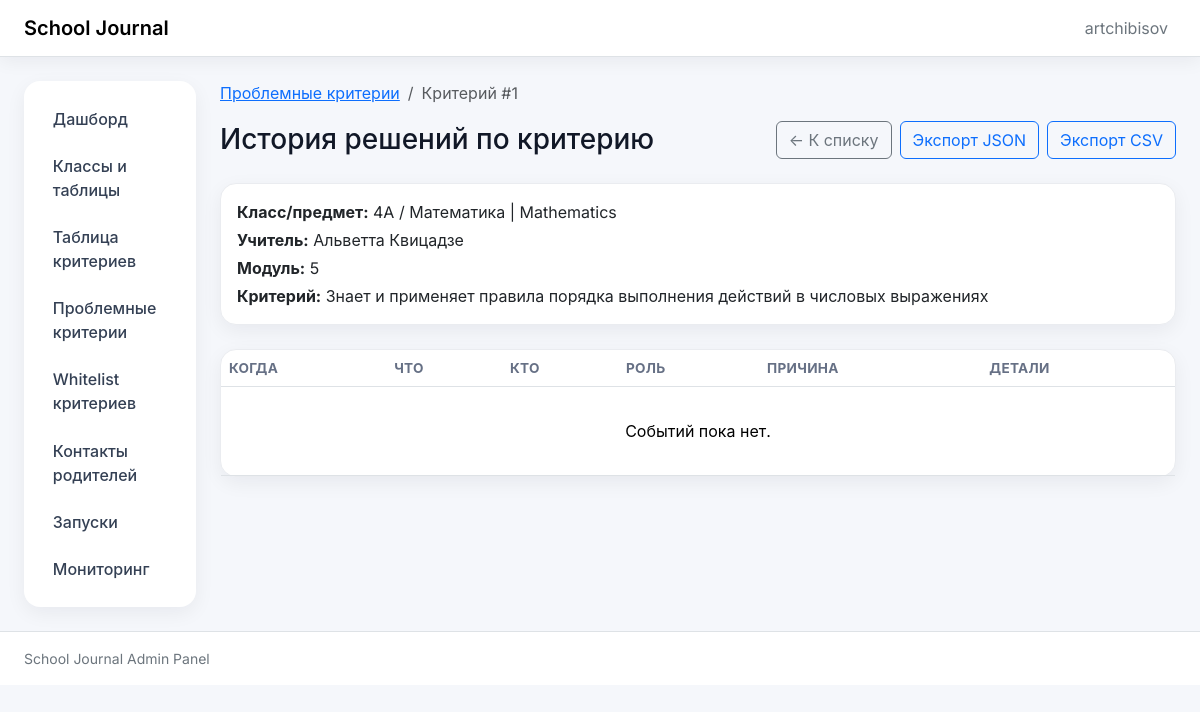
/criteria/1/ (signed in), run on the app's committed database.
### pipeline/models.py (models this page shows, shortened)
class CriterionEntry(models.Model):
    class ValidationStatus(models.TextChoices):
        PENDING = "pending", "Pending"
        VALID = "valid", "Valid"
        INVALID = "invalid", "Invalid"
        OVERRIDE = "override", "Override"
        OVERRIDDEN_VALID = "overridden_valid", "Overridden valid"
        RECHECK = "recheck", "Recheck"
    class_code = models.CharField(max_length=64)
    subject_name = models.CharField(max_length=255)
    teacher_name = models.CharField(max_length=255)
    module_number = models.PositiveIntegerField()
    criterion_text = models.TextField()
    criterion_text_ai = models.TextField(blank=True, default="")
    validation_status = models.CharField(
        max_length=16,
        choices=ValidationStatus.choices,
        default=ValidationStatus.PENDING,
    )
    ai_verdict = models.CharField(max_length=32, blank=True, default="")
    ai_why = models.TextField(blank=True, default="")
    ai_fix_suggestion = models.TextField(blank=True, default="")
    ai_variants_json = models.JSONField(blank=True, default=list)
    needs_recheck = models.BooleanField(default=False)
    last_checked_at = models.DateTimeField(null=True, blank=True)
    source_sheet_name = models.CharField(max_length=255)
    source_workbook = models.CharField(max_length=500)
    created_at = models.DateTimeField(auto_now_add=True)
    updated_at = models.DateTimeField(auto_now=True)
    class Meta:
        constraints = [
            models.UniqueConstraint(
                fields=["class_code", "subject_name", "module_number", "criterion_text"],
                name="uq_criterionentry_class_subject_module_criterion",
            )
        ]
        indexes = [
            models.Index(fields=["class_code", "subject_name"]),
            models.Index(fields=["module_number"]),
            models.Index(fields=["validation_status"]),
        ]
        ordering = ["class_code", "subject_name", "module_number", "criterion_text"]

### pipeline/views.py (the view, shortened to what this page needs)
# urls.py: path("criteria/<int:pk>/", criterion_detail, name="criterion_detail"),
@login_required
@permission_required_403("pipeline.view_criterionentry", message="Доступ запрещён: нет прав на просмотр критерия.")
def criterion_detail(request, pk):
    criterion = get_object_or_404(CriterionEntry, pk=pk)
    events = criterion.review_events.all().order_by("created_at", "id")
    export_format = _parse_non_empty(request.GET.get("export"))
    return render(
        request,
        "pipeline/criterion_detail.html",
        {"criterion": criterion, "events": events, "can_override": _is_admin_role(request.user)},
    )

### admin_panel/authz.py (called while the page is built)
def permission_required_403(perm: str, *, message: str | None = None) -> Callable:
    deny_message = message or "Доступ запрещён: недостаточно прав для выполнения действия."
    def decorator(view_func: Callable) -> Callable:
        @wraps(view_func)
        def _wrapped(request: HttpRequest, *args, **kwargs) -> HttpResponse:
            if request.user.has_perm(perm):
                return view_func(request, *args, **kwargs)
            messages.error(request, deny_message)
            return HttpResponseForbidden(deny_message)
        return _wrapped
    return decorator

### pipeline/views.py (called while the page is built)
def _parse_non_empty(value: str | None) -> str | None:
    if value is None:
        return None
    trimmed = value.strip()
    return trimmed or None

def _is_admin_role(user) -> bool:
    return bool(user.is_superuser or user.groups.filter(name="admin").exists())

### pipeline/templates/pipeline/criterion_detail.html (shortened to what this page needs)
{% extends "base.html" %}
{% block page_heading %}История решений по критерию{% endblock %}
{% block breadcrumbs %}
  <nav aria-label="breadcrumb" class="mb-3">
    <ol class="breadcrumb mb-0">
      <li class="breadcrumb-item"><a href="{% url 'pipeline:criteria_failures' %}">Проблемные критерии</a></li>
      <li class="breadcrumb-item active" aria-current="page">Критерий #{{ criterion.id }}</li>
    </ol>
  </nav>
{% endblock %}
{% block page_actions %}
  <a class="btn btn-outline-secondary" href="{% url 'pipeline:criteria_failures' %}">← К списку</a>
  <a class="btn btn-outline-primary" href="?export=json">Экспорт JSON</a>
  <a class="btn btn-outline-primary" href="?export=csv">Экспорт CSV</a>
{% endblock %}
{% block content %}
  <section class="card mb-4">
    <div class="card-body">
      <p class="mb-1"><strong>Класс/предмет:</strong> {{ criterion.class_code }} / {{ criterion.subject_name }}</p>
      <p class="mb-1"><strong>Учитель:</strong> {{ criterion.teacher_name }}</p>
      <p class="mb-1"><strong>Модуль:</strong> {{ criterion.module_number }}</p>
      <p class="mb-0"><strong>Критерий:</strong> {{ criterion.criterion_text }}</p>
    </div>
  </section>
  <section class="card">
    <div class="card-body p-0">
      <div class="table-responsive">
        <table class="table table-hover align-middle mb-0">
          <thead>
            <tr>
              <th>Когда</th>
              <th>Что</th>
              <th>Кто</th>
              <th>Роль</th>
              <th>Причина</th>
              <th>Детали</th>
            </tr>
          </thead>
          <tbody>
            {% for event in events %}
              <tr>
                <td>{{ event.created_at }}</td>
                <td>{{ event.event_type }}</td>
                <td>{{ event.actor_name|default:"—" }}</td>
                <td>{{ event.actor_role|default:"—" }}</td>
                <td>{{ event.reason|default:"—" }}</td>
                <td><pre class="mb-0">{{ event.payload_json }}</pre></td>
              </tr>
            {% empty %}
              <tr><td class="table-empty" colspan="6">Событий пока нет.</td></tr>
            {% endfor %}
          </tbody>
        </table>
      </div>
    </div>
  </section>
{% endblock %}

### webapp/templates/base.html (shortened to what this page needs)
{% load static %}
<!doctype html>
<html lang="ru">
<head>
  <link href="https://cdn.jsdelivr.net/npm/bootstrap@5.3.3/dist/css/bootstrap.min.css" rel="stylesheet">
  <link rel="stylesheet" href="{% static 'webapp/ui.css' %}">
</head>
<body>
<nav class="navbar navbar-expand-lg border-bottom bg-white sticky-top soft-shadow-sm">
    <div class="container-fluid px-3 px-lg-4">
      <a class="navbar-brand fw-semibold" href="{% url 'dashboard' %}">School Journal</a>
      <div class="collapse navbar-collapse" id="mainNav">
        <ul class="navbar-nav ms-auto align-items-lg-center gap-lg-2">
          {% if request.user.is_authenticated %}
            <li class="nav-item"><span class="nav-link text-secondary">{{ request.user.username }}</span></li>
          {% endif %}
        </ul>
      </div>
         </div>
  </nav>
<div class="container-fluid py-4 px-3 px-lg-4">
    <div class="row g-4">
      <aside class="col-12 col-lg-3 col-xl-2">
        <div class="card border-0 soft-shadow-sm nav-card">
          <div class="card-body p-2 p-lg-3">
            <nav class="nav nav-pills flex-column gap-1">
              <a class="nav-link {% if request.path == '/' %}active{% endif %}" href="{% url 'dashboard' %}">Дашборд</a>
              {% if perms.journal_links.view_classsheetlink %}
                <a class="nav-link {% if '/links/' in request.path %}active{% endif %}" href="{% url 'journal_links:list_links' %}">Классы и таблицы</a>
              {% endif %}
              {% if perms.pipeline.view_criterionentry %}
                <a class="nav-link {% if '/criteria-table/' in request.path %}active{% endif %}" href="{% url 'pipeline:criteria_table' %}">Таблица критериев</a>
                             <a class="nav-link {% if '/criteria-failures/' in request.path %}active{% endif %}" href="{% url 'pipeline:criteria_failures' %}">Проблемные критерии</a>
              {% endif %}
                {% if perms.pipeline.view_validcriteriontemplate %}
                <a class="nav-link {% if '/valid-criteria/' in request.path %}active{% endif %}" href="{% url 'pipeline:valid_criteria_list' %}">Whitelist критериев</a>
              {% endif %}
              {% if perms.pipeline.view_parentcontact %}
                <a class="nav-link {% if '/parent-contacts/' in request.path %}active{% endif %}" href="{% url 'pipeline:parent_contacts_list' %}">Контакты родителей</a>
              {% endif %}
              {% if perms.jobs.view_jobrun %}
                <a class="nav-link {% if '/runs/' in request.path %}active{% endif %}" href="{% url 'job_run_list' %}">Запуски</a>
              {% endif %}
              <a class="nav-link {% if '/healthz' in request.path or '/readyz' in request.path %}active{% endif %}" href="{% url 'readyz' %}">Мониторинг</a>
            </nav>
          </div>
        </div>
      </aside>
        <main class="col-12 col-lg-9 col-xl-10">
             {% block breadcrumbs %}{% endblock %}
             <section class="d-flex flex-column flex-md-row align-items-md-center justify-content-between gap-3 mb-4">
          <h1 class="h3 mb-0">{% block page_heading %}Страница{% endblock %}</h1>
          <div class="d-flex flex-wrap gap-2">
            {% block page_actions %}{% endblock %}
          </div>
        </section>
              {% block content %}{% endblock %}
      </main>
    </div>
  </div>
 <footer class="py-3 border-top bg-white">
    <div class="container-fluid px-3 px-lg-4 text-secondary small">School Journal Admin Panel</div>
  </footer>
</body>
</html>

### webapp/static/webapp/ui.css (style rules this page uses)
:root { --app-bg: #f5f7fb; --text-muted: #667085; }
body { font-family: Inter, -apple-system, BlinkMacSystemFont, "Segoe UI", sans-serif; background: var(--app-bg); color: #111827; }
.soft-shadow-sm { box-shadow: 0 4px 18px rgba(16, 24, 40, 0.06); }
.nav-card .nav-link { color: #344054; border-radius: 0.75rem; padding: 0.6rem 0.8rem; font-weight: 500; }
.card { border: 1px solid #eaecf0; border-radius: 1rem; box-shadow: 0 6px 20px rgba(16, 24, 40, 0.06); }
.table { --bs-table-bg: transparent; }
.table thead th { font-size: 0.85rem; letter-spacing: 0.02em; color: var(--text-muted); text-transform: uppercase; white-space: nowrap; }
.table-empty { text-align: center; color: var(--text-muted); padding: 2rem 0.5rem !important; }

### data on the page
CriterionEntry: id "1", class_code "4A", subject_name "Математика | Mathematics", teacher_name "Альветта Квицадзе", module_number "5", criterion_text "Знает и применяет правила порядка выполнения действий в числовых выражениях"

### other printed values
{{ request.user.username }} "artchibisov"
